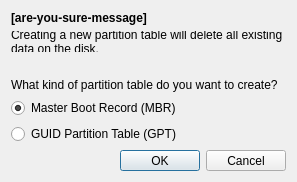
<?xml version="1.0" encoding="UTF-8"?>
<ui version="4.0">
 <author>
SPDX-FileCopyrightText: 2014 Aurélien Gâteau &lt;agateau@kde.org&gt;
SPDX-License-Identifier: GPL-3.0-or-later
 </author>
 <class>CreatePartitionTableDialog</class>
 <widget class="QDialog" name="CreatePartitionTableDialog">
  <property name="geometry">
   <rect>
    <x>0</x>
    <y>0</y>
    <width>297</width>
    <height>182</height>
   </rect>
  </property>
  <property name="sizePolicy">
   <sizepolicy hsizetype="Minimum" vsizetype="Minimum">
    <horstretch>0</horstretch>
    <verstretch>0</verstretch>
   </sizepolicy>
  </property>
  <property name="windowTitle">
   <string>Create Partition Table</string>
  </property>
  <layout class="QVBoxLayout" name="verticalLayout">
   <item>
    <widget class="QLabel" name="areYouSureLabel">
     <property name="font">
      <font>
       <weight>75</weight>
       <bold>true</bold>
      </font>
     </property>
     <property name="text">
      <string notr="true">[are-you-sure-message]</string>
     </property>
    </widget>
   </item>
   <item>
    <widget class="QLabel" name="label">
     <property name="text">
      <string>Creating a new partition table will delete all existing data on the disk.</string>
     </property>
     <property name="wordWrap">
      <bool>true</bool>
     </property>
    </widget>
   </item>
   <item>
    <spacer name="verticalSpacer">
     <property name="orientation">
      <enum>Qt::Vertical</enum>
     </property>
     <property name="sizeType">
      <enum>QSizePolicy::Fixed</enum>
     </property>
     <property name="sizeHint" stdset="0">
      <size>
       <width>20</width>
       <height>24</height>
      </size>
     </property>
    </spacer>
   </item>
   <item>
    <widget class="QLabel" name="label_2">
     <property name="text">
      <string>What kind of partition table do you want to create?</string>
     </property>
    </widget>
   </item>
   <item>
    <widget class="QRadioButton" name="mbrRadioButton">
     <property name="text">
      <string>Master Boot Record (MBR)</string>
     </property>
     <property name="checked">
      <bool>true</bool>
     </property>
    </widget>
   </item>
   <item>
    <widget class="QRadioButton" name="gptRadioButton">
     <property name="text">
      <string>GUID Partition Table (GPT)</string>
     </property>
    </widget>
   </item>
   <item>
    <widget class="QDialogButtonBox" name="buttonBox">
     <property name="orientation">
      <enum>Qt::Horizontal</enum>
     </property>
     <property name="standardButtons">
      <set>QDialogButtonBox::Cancel|QDialogButtonBox::Ok</set>
     </property>
    </widget>
   </item>
  </layout>
 </widget>
 <tabstops>
  <tabstop>mbrRadioButton</tabstop>
  <tabstop>gptRadioButton</tabstop>
  <tabstop>buttonBox</tabstop>
 </tabstops>
 <resources/>
 <connections>
  <connection>
   <sender>buttonBox</sender>
   <signal>accepted()</signal>
   <receiver>CreatePartitionTableDialog</receiver>
   <slot>accept()</slot>
   <hints>
    <hint type="sourcelabel">
     <x>222</x>
     <y>141</y>
    </hint>
    <hint type="destinationlabel">
     <x>157</x>
     <y>155</y>
    </hint>
   </hints>
  </connection>
  <connection>
   <sender>buttonBox</sender>
   <signal>rejected()</signal>
   <receiver>CreatePartitionTableDialog</receiver>
   <slot>reject()</slot>
   <hints>
    <hint type="sourcelabel">
     <x>290</x>
     <y>147</y>
    </hint>
    <hint type="destinationlabel">
     <x>286</x>
     <y>155</y>
    </hint>
   </hints>
  </connection>
 </connections>
</ui>
